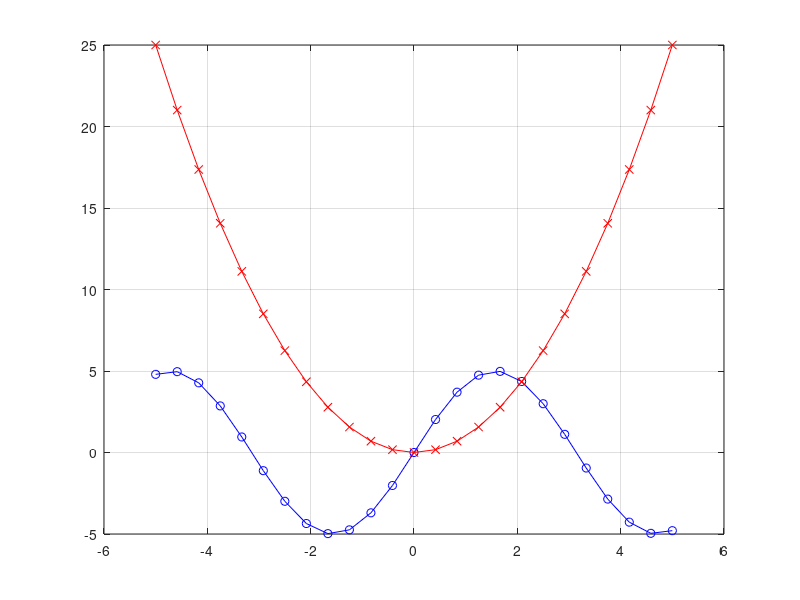

MATLAB code for this plot:
# values
X1 = linspace(-5, 5, 5^2);
Y1 = sin(X1) * 5;
X2 = linspace(-5, 5, 5^2);
Y2 = X2.^2;

# settings
title("Linear Graph");
xlabel("x-Achse");
ylabel("y-Achse");
set(gca, "Fontsize", 16);

plot(X1, Y1, '-ob')
hold on
plot(X2, Y2, '-xr')
grid on
